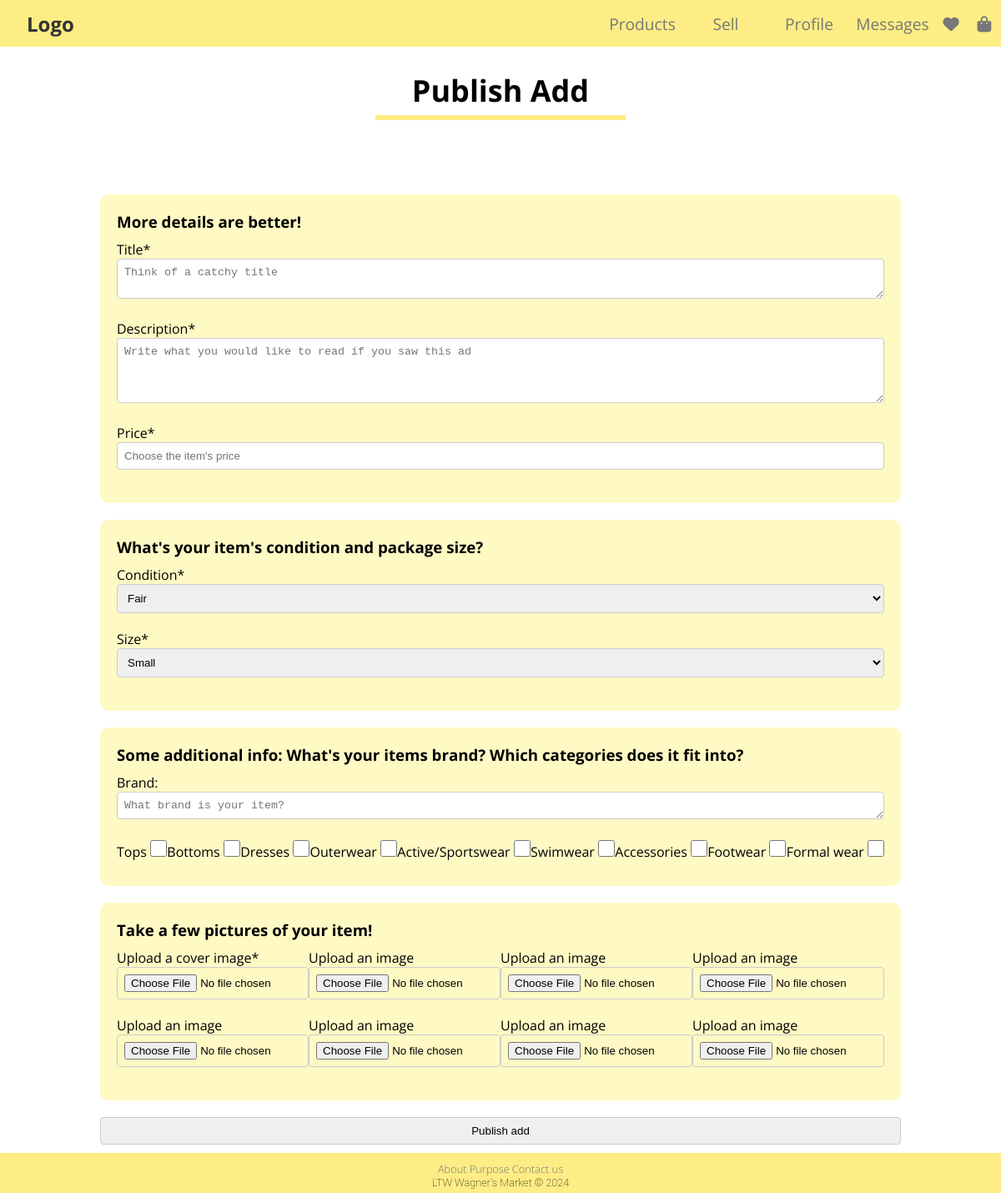
Page /pages/publish_add.php (signed in) on the earlier database version.
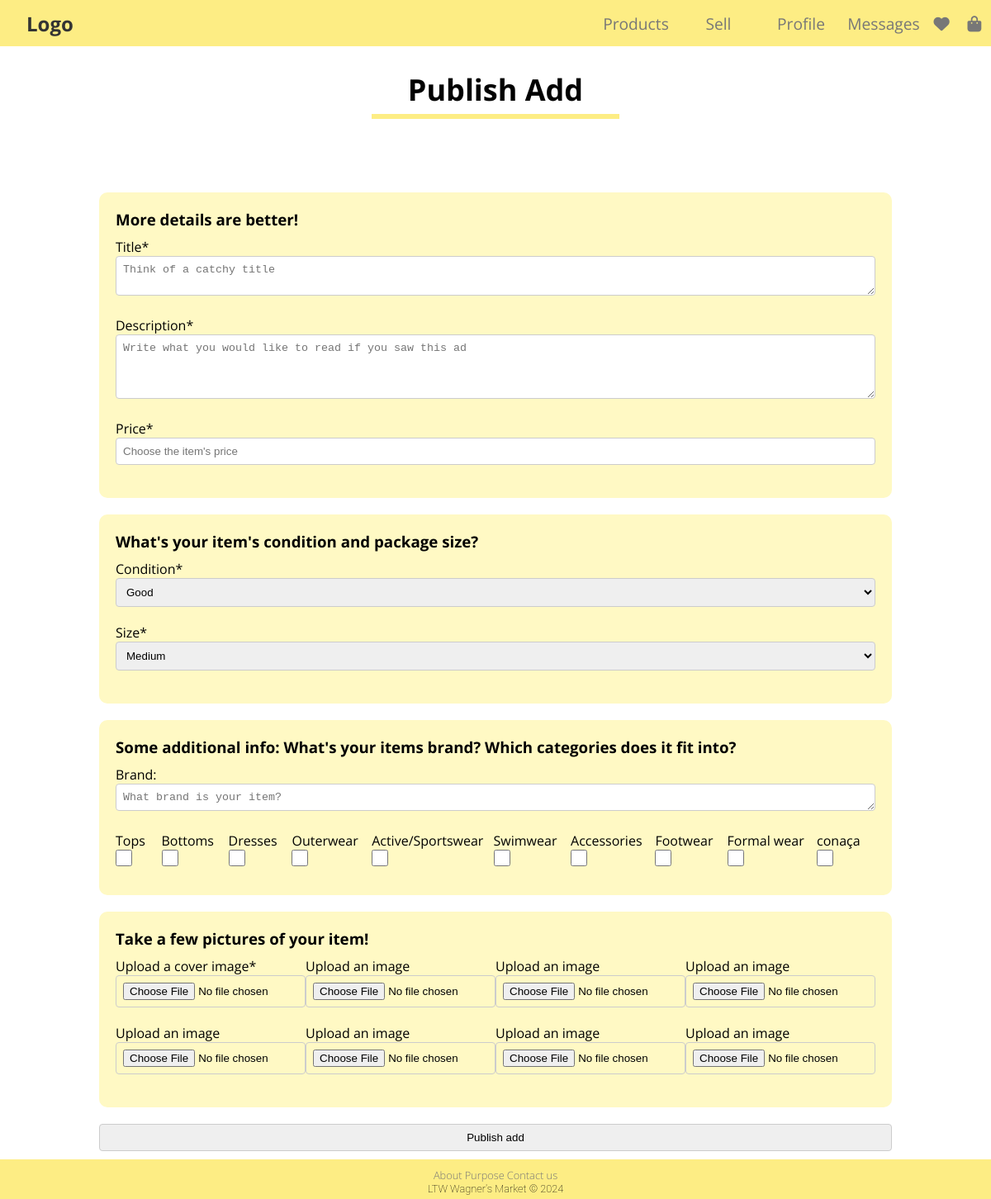
Same page on the later database version.
### tables this page shows
CREATE TABLE CATEGORY (
    CategoryName TEXT NOT NULL,
    CategoryImage TEXT NOT NULL,
    CONSTRAINT Pk_CategoryName PRIMARY KEY (CategoryName)
);

### public/pages/publish_add.php (called while the page is built, shortened)
<?php
require_once(__DIR__ . '/../../private/database/connection.db.php');
require_once(__DIR__ . '/../../private/database/category.class.php');
require_once(__DIR__ . '/../../private/database/size.class.php');
require_once(__DIR__ . '/../../private/database/condition.class.php');
require_once(__DIR__ . '/../../private/templates/common.tpl.php');
require_once(__DIR__ . '/../../private/templates/publish.tpl.php');
$db = getDatabaseConnection();
$categories = Category::getCategories($db);
$sizes = Size::getSizes($db);
$conditions = Condition::getConditions($db);
drawPublishForm($categories, $sizes, $conditions);
?>

### private/database/condition.class.php (called while the page is built, shortened)
<?php
class Condition
{
    public function __construct(string $condition)
    {
        $this->condition = $condition;
    }
    static function getConditions(PDO $db): array
    {
        $stmt = $db->prepare('SELECT Condition FROM CONDITION');
        $stmt->execute(array());
        $conditions = array();
        while ($condition = $stmt->fetch()) {
            $conditions[] = new Condition(
                $condition['Condition']
            );
        }
        return $conditions;
    }
}
?>

### private/database/size.class.php (called while the page is built, shortened)
<?php
class Size
{
    public function __construct(string $size)
    {
        $this->size = $size;
    }
    static function getSizes(PDO $db): array
    {
        $stmt = $db->prepare('SELECT Size FROM SIZE');
        $stmt->execute(array());
        $sizes = array();
        while ($size = $stmt->fetch()) {
            $sizes[] = new SIZE($size['Size']);
        }
        return $sizes;
    }
}
?>

### private/database/category.class.php (called while the page is built, shortened)
<?php
class Category
{
    public function __construct(string $categoryName, string $categoryImage)
    {
        $this->categoryName = $categoryName;
    }
    static function getCategories(PDO $db): array
    {
        $stmt = $db->prepare('SELECT CategoryName, CategoryImage FROM CATEGORY');
        $stmt->execute(array());
        $categories = array();
        while ($category = $stmt->fetch()) {
            $categories[] = new Category(
                $category['CategoryName'],
                $category['CategoryImage']
            );
        }
        return $categories;
    }
}
?>

### private/templates/publish.tpl.php (the view, shortened to what the changed rows need)
<?php function drawPublishForm(array $categories, array $sizes, array $conditions) : void { ?>
        <section class="container">
            <form id="publish" action="../actions/action_publish_add.php" method="post" enctype="multipart/form-data">
                <fieldset id="item-condition-size">
                    <label>Condition*
                        <select name="condition" required="required">
                            <?php foreach($conditions as $condition) { ?>
                                <option value="<?= $condition->condition ?>"><?= $condition->condition ?></option>
                            <?php } ?>
                        </select>
                    </label>
                    <label>Size*
                        <select name="size" required="required">
                            <?php foreach($sizes as $size) { ?>
                                <option value="<?= $size->size ?>"><?= $size->size ?></option>
                            <?php } ?>
                        </select>
                    </label>
                </fieldset>
                <fieldset id="item-brand-categories">
                    <section id="categories">
                        <?php foreach($categories as $category) { ?>
                            <label><?= $category->categoryName ?> <input type="checkbox" name="categories[]" value="<?= $category->categoryName ?>"></label>
                        <?php } ?>
                    </section>
                </fieldset>
            </form>
        </section>
<?php } ?>

Differences in the rows shown:
added category: CategoryName "conaça"
Other differences:
form field condition: "Fair" → "Good"
form field size: "Small" → "Medium"
